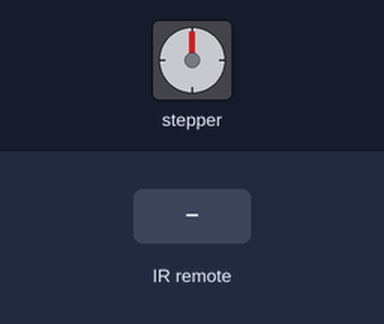
Bench run of a sketch on a simulated Arduino Uno, built with avr-gcc and run on an emulated ATmega328P. On the bench: stepper motor. Wiring (inferred from the names in the program): stepper motor (2048 steps per turn assumed): coils pin 4, pin 5, pin 6, pin 7. The test bench sets the inputs (shaded band). What the sketch prints to the serial monitor is not drawn.

Above: at 1.2 s.
1.3 s: infrared code 0x0 received
At 3.2 s:
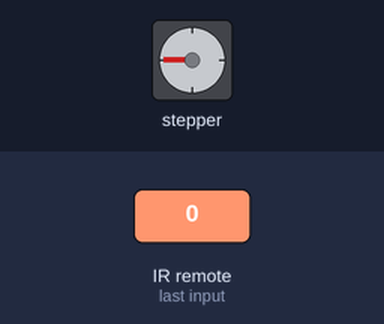
3.8 s: infrared code 0x1 received
At 5.5 s:
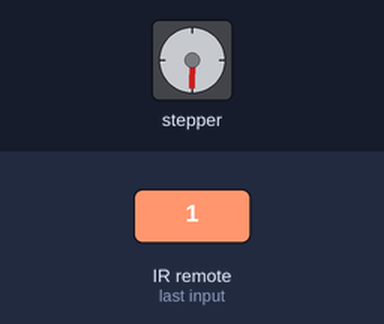
6.3 s: infrared code 0x2 received
At 7.9 s:
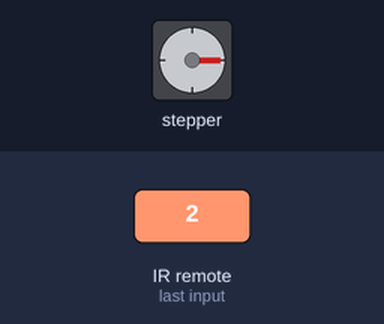
8.9 s: infrared code 0x3 received
At 10.3 s:
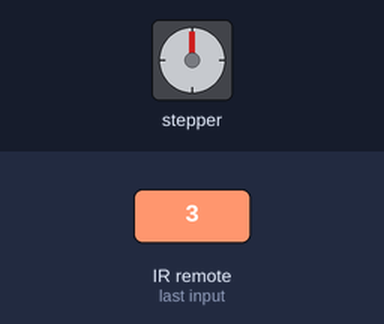
Timing chart, 0 to 11.9 s (numbered marks = the images above; inputs shaded):
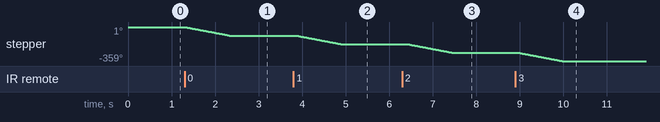

Measured:
- after the input at 1.3 s, stepper: turns 89° counter-clockwise in 1.0 s, starting at once
- after the input at 3.8 s, stepper: turns 90° counter-clockwise in 1.0 s, starting after 0.05 s
- after the input at 6.3 s, stepper: turns 90° counter-clockwise in 1.0 s, starting after 0.10 s
- after the input at 8.9 s, stepper: turns 90° counter-clockwise in 1.0 s, starting at once

The sketch:

nhan_step.ino
```cpp
#include <IRremote.hpp>

#include <Stepper.h>
#define STEPS 2048  // 32 steps * gear reduction ratio 64
#define STEPPER_PIN_1 4
#define STEPPER_PIN_2 5
#define STEPPER_PIN_3 6
#define STEPPER_PIN_4 7

const int IR_RECEIVE_PIN = 2;
int step_number = 0;

void setup() {
  pinMode(STEPPER_PIN_1, OUTPUT);
  pinMode(STEPPER_PIN_2, OUTPUT);
  pinMode(STEPPER_PIN_3, OUTPUT);
  pinMode(STEPPER_PIN_4, OUTPUT);
  Serial.begin(9600); // Khởi tạo kết nối Serial
  // pinMode(LED_Pin, OUTPUT); // Thiết lập LED_Pin là ngõ ra
  IrReceiver.begin(IR_RECEIVE_PIN, ENABLE_LED_FEEDBACK); // Bắt đầu bộ nhận IR
}

void loop() {

  if (IrReceiver.decode()) {
  Serial.println("Receive Signal!");
  handleReceivedIRData(); // Gọi hàm xử lý dữ liệu khi nhận được tín hiệu IR
  delay(5);
  IrReceiver.resume(); // Tiếp tục nhận tín hiệu IR
  }
  delay(100);
  }

  void handleReceivedIRData() {
  Serial.print("Mã IR nhận được: 0x");
  Serial.println(IrReceiver.decodedIRData.decodedRawData, HEX);
  Serial.print("Giao thức: ");
  Serial.println(IrReceiver.decodedIRData.protocol);

  if (IrReceiver.decodedIRData.decodedRawData == 0x101){
    for (int a = 0; a < 2048/8; a++){   // Buoc quay 45 độ
        OneStep(true);
        delay(2);
      }
  }
  else {
   for (int a = 0; a < 2048/4; a++){   // Buoc quay 90 độ
      OneStep(false);
      delay(2);
  }
  delay(400);
  }
}

void OneStep(bool dir){
  if(dir){
    switch (step_number) {
      case 0:
        digitalWrite(STEPPER_PIN_1, HIGH);
        digitalWrite(STEPPER_PIN_2, LOW);
        digitalWrite(STEPPER_PIN_3, LOW);
        digitalWrite(STEPPER_PIN_4, LOW);
        break;
      case 1:
        digitalWrite(STEPPER_PIN_1, LOW);
        digitalWrite(STEPPER_PIN_2, HIGH);
        digitalWrite(STEPPER_PIN_3, LOW);
        digitalWrite(STEPPER_PIN_4, LOW);
        break;
      case 2:
        digitalWrite(STEPPER_PIN_1, LOW);
        digitalWrite(STEPPER_PIN_2, LOW);
        digitalWrite(STEPPER_PIN_3, HIGH);
        digitalWrite(STEPPER_PIN_4, LOW);
        break;
      case 3:
        digitalWrite(STEPPER_PIN_1, LOW);
        digitalWrite(STEPPER_PIN_2, LOW);
        digitalWrite(STEPPER_PIN_3, LOW);
        digitalWrite(STEPPER_PIN_4, HIGH);
        break;
    }
  }
  else{
    switch(step_number){
      case 0:
        digitalWrite(STEPPER_PIN_1, LOW);
        digitalWrite(STEPPER_PIN_2, LOW);
        digitalWrite(STEPPER_PIN_3, LOW);
        digitalWrite(STEPPER_PIN_4, HIGH);
        break;
      case 1:
        digitalWrite(STEPPER_PIN_1, LOW);
        digitalWrite(STEPPER_PIN_2, LOW);
        digitalWrite(STEPPER_PIN_3, HIGH);
        digitalWrite(STEPPER_PIN_4, LOW);
        break;
      case 2:
        digitalWrite(STEPPER_PIN_1, LOW);
        digitalWrite(STEPPER_PIN_2, HIGH);
        digitalWrite(STEPPER_PIN_3, LOW);
        digitalWrite(STEPPER_PIN_4, LOW);
        break;
      case 3:
        digitalWrite(STEPPER_PIN_1, HIGH);
        digitalWrite(STEPPER_PIN_2, LOW);
        digitalWrite(STEPPER_PIN_3, LOW);
        digitalWrite(STEPPER_PIN_4, LOW);
        break;
    }
  }
  step_number++;
  if(step_number > 3){
    step_number = 0;
  }
}
```
